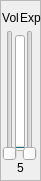
   <widget class="QFrame" name="frame_5">
    <property name="geometry">
     <rect>
      <x>190</x>
      <y>140</y>
      <width>41</width>
      <height>181</height>
     </rect>
    </property>
    <property name="frameShape">
     <enum>QFrame::StyledPanel</enum>
    </property>
    <property name="frameShadow">
     <enum>QFrame::Raised</enum>
    </property>
    <widget class="QSlider" name="MIDI_Expression_5">
     <property name="geometry">
      <rect>
       <x>20</x>
       <y>30</y>
       <width>20</width>
       <height>131</height>
      </rect>
     </property>
     <property name="maximum">
      <number>127</number>
     </property>
     <property name="value">
      <number>0</number>
     </property>
     <property name="orientation">
      <enum>Qt::Vertical</enum>
     </property>
    </widget>
    <widget class="QSlider" name="MIDI_Volume_5">
     <property name="geometry">
      <rect>
       <x>0</x>
       <y>30</y>
       <width>20</width>
       <height>131</height>
      </rect>
     </property>
     <property name="maximum">
      <number>127</number>
     </property>
     <property name="value">
      <number>0</number>
     </property>
     <property name="orientation">
      <enum>Qt::Vertical</enum>
     </property>
    </widget>
    <widget class="QLabel" name="label_17">
     <property name="geometry">
      <rect>
       <x>0</x>
       <y>10</y>
       <width>21</width>
       <height>16</height>
      </rect>
     </property>
     <property name="text">
      <string notr="true">Vol</string>
     </property>
     <property name="alignment">
      <set>Qt::AlignCenter</set>
     </property>
    </widget>
    <widget class="QLabel" name="label_18">
     <property name="geometry">
      <rect>
       <x>20</x>
       <y>10</y>
       <width>21</width>
       <height>16</height>
      </rect>
     </property>
     <property name="text">
      <string notr="true">Exp</string>
     </property>
    </widget>
    <widget class="QLabel" name="label_19">
     <property name="geometry">
      <rect>
       <x>10</x>
       <y>160</y>
       <width>21</width>
       <height>16</height>
      </rect>
     </property>
     <property name="text">
      <string notr="true">5</string>
     </property>
     <property name="alignment">
      <set>Qt::AlignCenter</set>
     </property>
    </widget>
    <widget class="QProgressBar" name="MIDI_VolDisp_5">
     <property name="geometry">
      <rect>
       <x>15</x>
       <y>35</y>
       <width>10</width>
       <height>116</height>
      </rect>
     </property>
     <property name="maximumSize">
      <size>
       <width>10</width>
       <height>16777215</height>
      </size>
     </property>
     <property name="maximum">
      <number>127</number>
     </property>
     <property name="value">
      <number>0</number>
     </property>
     <property name="textVisible">
      <bool>false</bool>
     </property>
     <property name="orientation">
      <enum>Qt::Vertical</enum>
     </property>
    </widget>
   </widget>
